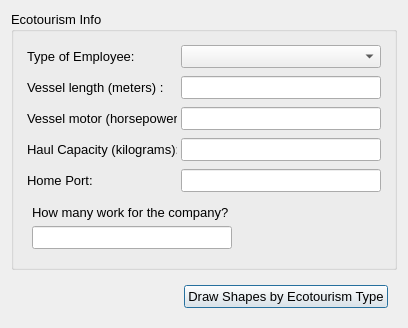
<ui version="4.0" >
 <author>Dane Springmeyer</author>
 <class>Ecotourism</class>
 <widget class="QDialog" name="Ecotourism" >
  <property name="geometry" >
   <rect>
    <x>0</x>
    <y>0</y>
    <width>402</width>
    <height>328</height>
   </rect>
  </property>
  <property name="windowTitle" >
   <string>OpenOceanMap - Interview</string>
  </property>
  <layout class="QVBoxLayout" >
   <item>
    <layout class="QHBoxLayout" >
     <item>
      <widget class="QGroupBox" name="vessel_info" >
       <property name="font" >
        <font>
         <pointsize>10</pointsize>
        </font>
       </property>
       <property name="title" >
        <string>Ecotourism Info</string>
       </property>
       <layout class="QVBoxLayout" >
        <property name="spacing" >
         <number>0</number>
        </property>
        <item>
         <widget class="QWidget" native="1" name="home_port_5" >
          <property name="font" >
           <font>
            <pointsize>10</pointsize>
           </font>
          </property>
          <layout class="QHBoxLayout" >
           <property name="spacing" >
            <number>4</number>
           </property>
           <property name="margin" >
            <number>4</number>
           </property>
           <item>
            <widget class="QLabel" name="employee_text" >
             <property name="minimumSize" >
              <size>
               <width>150</width>
               <height>0</height>
              </size>
             </property>
             <property name="maximumSize" >
              <size>
               <width>150</width>
               <height>16777215</height>
              </size>
             </property>
             <property name="font" >
              <font>
               <pointsize>10</pointsize>
              </font>
             </property>
             <property name="text" >
              <string>Type of Employee:</string>
             </property>
            </widget>
           </item>
           <item>
            <widget class="QComboBox" name="comboBox" >
             <property name="maximumSize" >
              <size>
               <width>200</width>
               <height>16777215</height>
              </size>
             </property>
             <item>
              <property name="text" >
               <string/>
              </property>
             </item>
             <item>
              <property name="text" >
               <string>Owner</string>
              </property>
             </item>
             <item>
              <property name="text" >
               <string>Captain of Boat</string>
              </property>
             </item>
             <item>
              <property name="text" >
               <string>Other</string>
              </property>
             </item>
            </widget>
           </item>
          </layout>
         </widget>
        </item>
        <item>
         <widget class="QWidget" native="1" name="vessel_length" >
          <property name="font" >
           <font>
            <pointsize>10</pointsize>
           </font>
          </property>
          <layout class="QHBoxLayout" >
           <property name="spacing" >
            <number>4</number>
           </property>
           <property name="margin" >
            <number>4</number>
           </property>
           <item>
            <widget class="QLabel" name="vessel_length_text" >
             <property name="minimumSize" >
              <size>
               <width>150</width>
               <height>0</height>
              </size>
             </property>
             <property name="maximumSize" >
              <size>
               <width>150</width>
               <height>16777215</height>
              </size>
             </property>
             <property name="font" >
              <font>
               <pointsize>10</pointsize>
              </font>
             </property>
             <property name="text" >
              <string>Vessel length (meters) :</string>
             </property>
            </widget>
           </item>
           <item>
            <widget class="QLineEdit" name="vessel_length_line" >
             <property name="enabled" >
              <bool>true</bool>
             </property>
             <property name="minimumSize" >
              <size>
               <width>200</width>
               <height>0</height>
              </size>
             </property>
             <property name="maximumSize" >
              <size>
               <width>200</width>
               <height>16777215</height>
              </size>
             </property>
             <property name="font" >
              <font>
               <pointsize>10</pointsize>
              </font>
             </property>
             <property name="contextMenuPolicy" >
              <enum>Qt::PreventContextMenu</enum>
             </property>
             <property name="text" >
              <string/>
             </property>
            </widget>
           </item>
          </layout>
         </widget>
        </item>
        <item>
         <widget class="QWidget" native="1" name="vessel_length_2" >
          <property name="font" >
           <font>
            <pointsize>10</pointsize>
           </font>
          </property>
          <layout class="QHBoxLayout" >
           <property name="spacing" >
            <number>4</number>
           </property>
           <property name="margin" >
            <number>4</number>
           </property>
           <item>
            <widget class="QLabel" name="vessel_motor_text" >
             <property name="minimumSize" >
              <size>
               <width>150</width>
               <height>0</height>
              </size>
             </property>
             <property name="maximumSize" >
              <size>
               <width>150</width>
               <height>16777215</height>
              </size>
             </property>
             <property name="font" >
              <font>
               <pointsize>10</pointsize>
              </font>
             </property>
             <property name="text" >
              <string>Vessel motor (horsepower):</string>
             </property>
            </widget>
           </item>
           <item>
            <widget class="QLineEdit" name="vessel_motor_line" >
             <property name="enabled" >
              <bool>true</bool>
             </property>
             <property name="minimumSize" >
              <size>
               <width>200</width>
               <height>0</height>
              </size>
             </property>
             <property name="maximumSize" >
              <size>
               <width>200</width>
               <height>16777215</height>
              </size>
             </property>
             <property name="font" >
              <font>
               <pointsize>10</pointsize>
              </font>
             </property>
             <property name="text" >
              <string/>
             </property>
            </widget>
           </item>
          </layout>
         </widget>
        </item>
        <item>
         <widget class="QWidget" native="1" name="vessel_length_3" >
          <property name="font" >
           <font>
            <pointsize>10</pointsize>
           </font>
          </property>
          <layout class="QHBoxLayout" >
           <property name="spacing" >
            <number>4</number>
           </property>
           <property name="margin" >
            <number>4</number>
           </property>
           <item>
            <widget class="QLabel" name="haul_capacity_text" >
             <property name="minimumSize" >
              <size>
               <width>150</width>
               <height>0</height>
              </size>
             </property>
             <property name="maximumSize" >
              <size>
               <width>150</width>
               <height>16777215</height>
              </size>
             </property>
             <property name="font" >
              <font>
               <pointsize>10</pointsize>
              </font>
             </property>
             <property name="text" >
              <string>Haul Capacity (kilograms):</string>
             </property>
            </widget>
           </item>
           <item>
            <widget class="QLineEdit" name="haul_capacity_line" >
             <property name="enabled" >
              <bool>true</bool>
             </property>
             <property name="minimumSize" >
              <size>
               <width>200</width>
               <height>0</height>
              </size>
             </property>
             <property name="maximumSize" >
              <size>
               <width>200</width>
               <height>16777215</height>
              </size>
             </property>
             <property name="font" >
              <font>
               <pointsize>10</pointsize>
              </font>
             </property>
             <property name="text" >
              <string/>
             </property>
            </widget>
           </item>
          </layout>
         </widget>
        </item>
        <item>
         <widget class="QWidget" native="1" name="home_port" >
          <property name="font" >
           <font>
            <pointsize>10</pointsize>
           </font>
          </property>
          <layout class="QHBoxLayout" >
           <property name="spacing" >
            <number>4</number>
           </property>
           <property name="margin" >
            <number>4</number>
           </property>
           <item>
            <widget class="QLabel" name="home_port_text" >
             <property name="minimumSize" >
              <size>
               <width>150</width>
               <height>0</height>
              </size>
             </property>
             <property name="maximumSize" >
              <size>
               <width>150</width>
               <height>16777215</height>
              </size>
             </property>
             <property name="font" >
              <font>
               <pointsize>10</pointsize>
              </font>
             </property>
             <property name="text" >
              <string>Home Port:</string>
             </property>
            </widget>
           </item>
           <item>
            <widget class="QLineEdit" name="home_port_line" >
             <property name="enabled" >
              <bool>true</bool>
             </property>
             <property name="minimumSize" >
              <size>
               <width>200</width>
               <height>0</height>
              </size>
             </property>
             <property name="maximumSize" >
              <size>
               <width>200</width>
               <height>16777215</height>
              </size>
             </property>
             <property name="font" >
              <font>
               <pointsize>10</pointsize>
              </font>
             </property>
             <property name="text" >
              <string/>
             </property>
            </widget>
           </item>
          </layout>
         </widget>
        </item>
        <item>
         <widget class="QWidget" native="1" name="home_port_4" >
          <property name="font" >
           <font>
            <pointsize>10</pointsize>
           </font>
          </property>
          <layout class="QVBoxLayout" >
           <item>
            <widget class="QLabel" name="workers_text" >
             <property name="minimumSize" >
              <size>
               <width>150</width>
               <height>0</height>
              </size>
             </property>
             <property name="maximumSize" >
              <size>
               <width>350</width>
               <height>16777215</height>
              </size>
             </property>
             <property name="font" >
              <font>
               <pointsize>10</pointsize>
              </font>
             </property>
             <property name="text" >
              <string>How many work for the company?</string>
             </property>
            </widget>
           </item>
           <item>
            <widget class="QLineEdit" name="workers_line" >
             <property name="enabled" >
              <bool>true</bool>
             </property>
             <property name="minimumSize" >
              <size>
               <width>200</width>
               <height>0</height>
              </size>
             </property>
             <property name="maximumSize" >
              <size>
               <width>200</width>
               <height>16777215</height>
              </size>
             </property>
             <property name="font" >
              <font>
               <pointsize>10</pointsize>
              </font>
             </property>
             <property name="text" >
              <string/>
             </property>
            </widget>
           </item>
          </layout>
         </widget>
        </item>
       </layout>
      </widget>
     </item>
    </layout>
   </item>
   <item>
    <widget class="QWidget" native="1" name="button_box" >
     <layout class="QHBoxLayout" >
      <item>
       <spacer>
        <property name="orientation" >
         <enum>Qt::Horizontal</enum>
        </property>
        <property name="sizeHint" stdset="0" >
         <size>
          <width>40</width>
          <height>20</height>
         </size>
        </property>
       </spacer>
      </item>
      <item>
       <widget class="QPushButton" name="pbnSelectEcotourism" >
        <property name="font" >
         <font>
          <pointsize>10</pointsize>
         </font>
        </property>
        <property name="text" >
         <string>Draw Shapes by Ecotourism Type</string>
        </property>
       </widget>
      </item>
     </layout>
    </widget>
   </item>
  </layout>
 </widget>
 <resources/>
 <connections/>
</ui>
